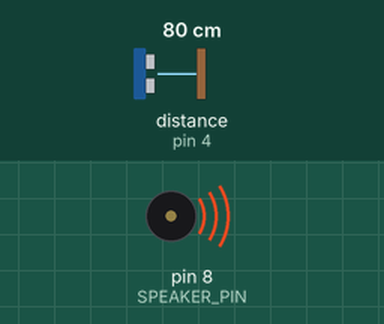
Simulated run of this sketch. Board: Arduino Uno, built with avr-gcc and run on an emulated ATmega328P. Parts: buzzer (waves = sounding). Inputs (shaded band) come from the test bench; at power-on: distance to the obstacle (sensor on pin 4) 80 cm.

Above: at 0.1 s.
At 2.2 s:
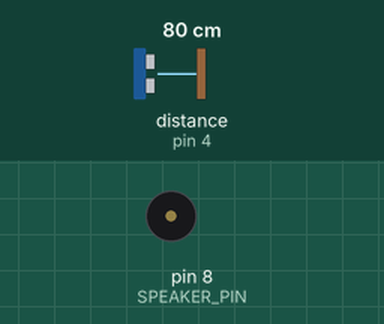
Timing chart, 0 to 3.7 s (numbered marks = the images above):
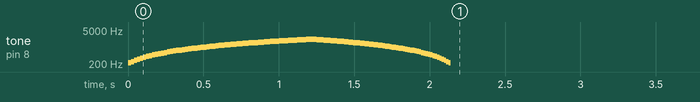

The sketch:

Simple_Arduino_Instrument_Basic_Ultrasonic_Theremin.ino
```cpp
/*
 * Simple_Arduino_Instrument_Basic_Ultrasonic_Theremin.ino
 *
 * Author: Kevin Dela Rosa
 * 2015-02-12
 *
 * Simple Arduino Instruments
 *
 * Basic Ultrasonic Theremin
 *
 */

// https://github.com/Seeed-Studio/Grove_Ultrasonic_Ranger
#include "Ultrasonic.h"

#define SPEAKER_PIN 8
#define ULTRASONIC_PIN 4

Ultrasonic ultrasonic(ULTRASONIC_PIN);

const int maximumRange = 60; // in centimeters

const float baseFrequency = 220;    // A3
const float maxFrequency = 2093.00; // C7

float readingAdjustmentFactor;

// Make calculations used in determinig pitch and play some sample notes
void setup()
{
  readingAdjustmentFactor = (maxFrequency-baseFrequency)/maximumRange;

  // Play notes in range on load
  for(int i = 0; i <= maximumRange; i++){
    int pitch = baseFrequency + i*readingAdjustmentFactor;
    tone(SPEAKER_PIN, pitch);
    delay(20);
  }
  for(int i = maximumRange; i >= 0; i--){
    int pitch = baseFrequency + i*readingAdjustmentFactor;
    tone(SPEAKER_PIN, pitch);
    delay(15);
  }
  noTone(SPEAKER_PIN);
}

// Main loop
void loop()
{
  long reading = ultrasonic.MeasureInCentimeters();

  if(reading <= maximumRange){
    int pitch = baseFrequency + reading*readingAdjustmentFactor;
    tone(SPEAKER_PIN, pitch);
  } else {
    noTone(SPEAKER_PIN);
  }

  delay(5); // For stability
}
```
